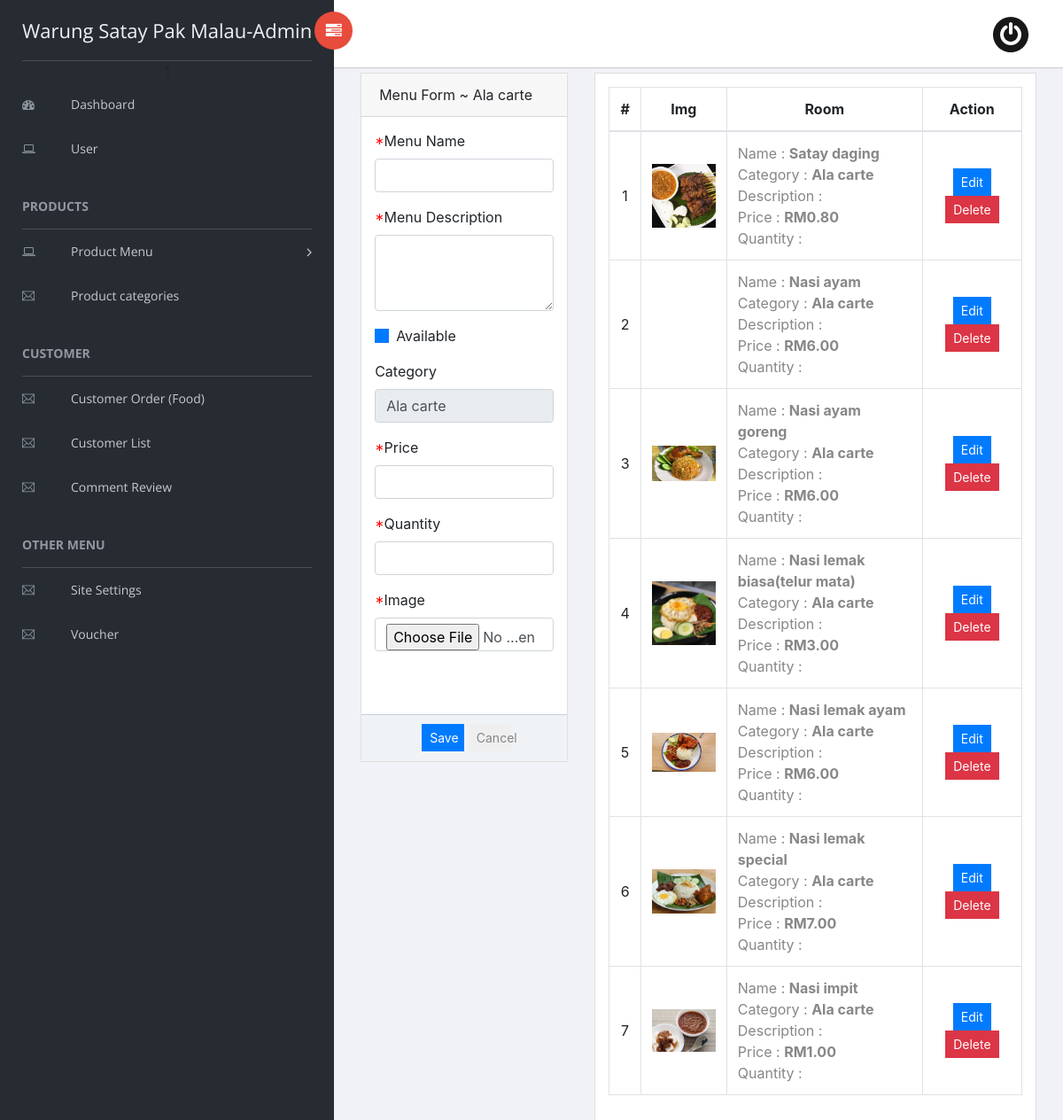
The app's page /admin/index.php?page=menu&category_id=7 (signed in) with its own data.
### tables this page shows
CREATE TABLE `category_list` (
  `id` int(30) NOT NULL,
  `name` text NOT NULL
);

CREATE TABLE `product_list` (
  `id` int(30) NOT NULL,
  `category_id` int(30) NOT NULL,
  `name` varchar(100) NOT NULL,
  `description` text NOT NULL,
  `price` float NOT NULL DEFAULT 0,
  `img_path` text NOT NULL,
  `status` tinyint(1) NOT NULL DEFAULT 1 COMMENT '0= unavailable, 2 Available'
);

### admin/menu.php (the view, shortened to what this page needs)
<?php include('db_connect.php');
?>
<?php include('header.php');?>
<div class="container-fluid">
	<div class="col-lg-12">
		<div class="row">
			<div class="col-md-4">
				<form action="" id="manage-menu">
					<div class="card">
						<div class="card-header">
						<?php
									if (isset($_GET['category_id']) && $_GET['category_id'] == 'all') {
										$cat = $conn->query("SELECT * FROM category_list order by name asc ");
									} else if (isset($_GET['category_id']) && is_numeric($_GET['category_id'])) {
										$cat = $conn->query("SELECT * FROM category_list where id = {$_GET['category_id']} order by name asc ");
									}
									$row = $cat->fetch_assoc();
									?>
							Menu Form ~ <?php echo isset($row['name']) ? $row['name'] : 'All' ?>
						</div>
						<div class="card-body">
							<div class="form-group">
								<label class="control-label"><span style="color:red;">*</span>Menu Name</label>
								<input type="text" class="form-control" name="name" required>
							</div>
							<div class="form-group">
								<label class="control-label"><span style="color:red;">*</span>Menu Description</label>
								<textarea cols="30" rows="3" class="form-control" name="description" required></textarea>
							</div>
							<div class="form-group">
								<div class="custom-control custom-switch">
									<label class="custom-control-label" for="availability">Available</label>
								</div>
							</div>
							<div class="form-group">
								<label class="control-label">Category </label>
									<?php
									if (isset($_GET['category_id']) && $_GET['category_id'] == 'all') {
										$cat = $conn->query("SELECT * FROM category_list order by name asc ");
									} else if (isset($_GET['category_id']) && is_numeric($_GET['category_id'])) {
										$cat = $conn->query("SELECT * FROM category_list where id = {$_GET['category_id']} order by name asc ");
									}
									while ($row = $cat->fetch_assoc()) :
									?>
										<input type="text" class="form-control" name="name" value="<?php echo $row['name'] ?>" disabled>
									<?php endwhile; ?>
							</div>
							<div class="form-group">
								<label class="control-label"><span style="color:red;">*</span>Price</label>
								<input type="text" class="form-control text-right" name="price" step="any" oninput="this.value = this.value.replace(/[^0-9.]/g, '').replace(/^(\d*\.\d{0,2}).*/, '$1');" required>
							</div>
							<div class="form-group">
								<label class="control-label"><span style="color:red;">*</span>Quantity</label>
								<input type="text" class="form-control text-right" name="quantity" step="1" min="0" oninput="this.value = this.value.replace(/\D/g, '').replace(/^0+/, '')" required>
								</div>
							<div class="form-group">
								<label for="" class="control-label"><span style="color:red;">*</span>Image</label>
								<input type="file" class="form-control" name="img" onchange="displayImg(this,$(this))" required>
							</div>
							<div class="form-group">
							</div>
						</div>
						<div class="card-footer">
							<div class="row">
								<div class="col-md-12">
									<button class="btn btn-sm btn-primary col-sm-3 offset-md-3"> Save</button>
									<button class="btn btn-sm btn-default col-sm-3" type="button" onclick="$('#manage-menu').get(0).reset()"> Cancel</button>
								</div>
							</div>
						</div>
					</div>
				</form>
			</div>
			<div class="col-md-8">
				<div class="card">
					<div class="card-body">
						<table class="table table-bordered table-hover">
							<thead>
								<tr>
									<th class="text-center">#</th>
									<th class="text-center">Img</th>
									<th class="text-center">Room</th>
									<th class="text-center">Action</th>
								</tr>
							</thead>
							<tbody>
								<?php
								$i = 1;
								$category_id = isset($_GET['category_id']) ? $_GET['category_id'] : null;
								if ($category_id !== null && is_numeric($category_id)) {
									$category_id = $conn->real_escape_string($category_id);
									$sql = "SELECT p.*, c.name AS cat
											FROM product_list p
											INNER JOIN category_list c ON c.id = p.category_id
											WHERE p.category_id = $category_id
											ORDER BY p.id ASC";
									$cats = $conn->query($sql);
								}else if($category_id == 'all'){
									$sql = "SELECT p.*, c.name AS cat
											FROM product_list p
											INNER JOIN category_list c ON c.id = p.category_id
											ORDER BY p.id ASC";
									$cats = $conn->query($sql);
								}
								 else {
									echo "Invalid category ID";
								}
								while ($row = $cats->fetch_assoc()) :
								?>
									<tr>
										<td class="text-center"><?php echo $i++ ?></td>
										<td class="text-center">
											<img src="<?php echo isset($row['img_path']) ? '../assets/img/' . $row['img_path'] : '' ?>" alt="" id="cimg">
										</td>
										<td class="">
											<p>Name : <b><?php echo $row['name'] ?></b></p>
											<p>Category : <b><?php echo $row['cat'] ?></b></p>
											<p>Description : <b class="truncate"><?php echo $row['description'] ?></b></p>
											<p>Price : <b><?php echo "RM" . number_format($row['price'], 2) ?></b></p>
											<p>Quantity : <b><?php echo $row['quantity'] ?></b></p>
										</td>
										<td class="text-center">
											<button class="btn btn-sm btn-primary edit_menu" type="button" data-id="<?php echo $row['id'] ?>" data-name="<?php echo $row['name'] ?>" data-status="<?php echo $row['status'] ?>" data-description="<?php echo $row['description'] ?>" data-price="<?php echo $row['price'] ?>  " data-quantity="<?php echo $row['quantity'] ?>   " data-category_id="<?php echo $row['category_id'] ?>" data-img_path="<?php echo $row['img_path'] ?>">Edit</button>
											<button class="btn btn-sm btn-danger delete_menu" type="button" data-id="<?php echo $row['id'] ?>">Delete</button>
										</td>
									</tr>
								<?php endwhile; ?>
							</tbody>
						</table>
					</div>
				</div>
			</div>
		</div>
	</div>
</div>

### admin/menu.php (style rules this page uses)
img#cimg, .cimg { max-height: 10vh; max-width: 6vw; }
td { vertical-align: middle !important; }
td p { margin: unset !important; }
.custom-switch, .custom-control-input, .custom-control-label { cursor: pointer; }

### records on screen
category_list: name "Ala carte"
product_list: img_path (picture), name "Satay daging", category_list.name "Ala carte", price "0.80"
product_list: name "Nasi ayam", category_list.name "Ala carte", price "6.00"
product_list: img_path (picture), name "Nasi ayam goreng", category_list.name "Ala carte", price "6.00"
product_list: img_path (picture), name "Nasi lemak biasa(telur mata)", category_list.name "Ala carte", price "3.00"
product_list: img_path (picture), name "Nasi lemak ayam", category_list.name "Ala carte", price "6.00"
product_list: img_path (picture), name "Nasi lemak special", category_list.name "Ala carte", price "7.00"
product_list: img_path (picture), name "Nasi impit", category_list.name "Ala carte", price "1.00"
